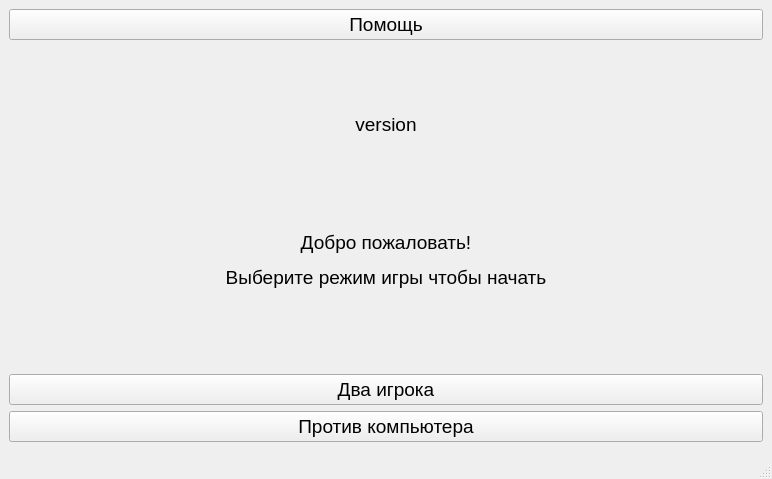
<?xml version="1.0" encoding="UTF-8"?>
<ui version="4.0">
 <class>MainWindow</class>
 <widget class="QMainWindow" name="MainWindow">
  <property name="geometry">
   <rect>
    <x>0</x>
    <y>0</y>
    <width>772</width>
    <height>479</height>
   </rect>
  </property>
  <property name="font">
   <font>
    <family>Segoe UI</family>
    <pointsize>14</pointsize>
   </font>
  </property>
  <property name="windowTitle">
   <string>MainWindow</string>
  </property>
  <widget class="QWidget" name="centralwidget">
   <layout class="QHBoxLayout" name="horizontalLayout">
    <item>
     <layout class="QVBoxLayout" name="verticalLayout">
      <item>
       <widget class="QPushButton" name="helpButton">
        <property name="text">
         <string>Помощь</string>
        </property>
       </widget>
      </item>
      <item>
       <widget class="QLabel" name="versionLabel">
        <property name="text">
         <string>&lt;html&gt;&lt;head/&gt;&lt;body&gt;&lt;p align=&quot;center&quot;&gt;version&lt;/p&gt;&lt;/body&gt;&lt;/html&gt;</string>
        </property>
       </widget>
      </item>
      <item>
       <widget class="QLabel" name="helloLabel">
        <property name="layoutDirection">
         <enum>Qt::LeftToRight</enum>
        </property>
        <property name="autoFillBackground">
         <bool>false</bool>
        </property>
        <property name="text">
         <string>&lt;html&gt;&lt;head/&gt;&lt;body&gt;&lt;p align=&quot;center&quot;&gt;Добро пожаловать!&lt;/p&gt;&lt;p align=&quot;center&quot;&gt;Выберите режим игры чтобы начать&lt;/p&gt;&lt;p align=&quot;center&quot;&gt;&lt;br/&gt;&lt;/p&gt;&lt;/body&gt;&lt;/html&gt;</string>
        </property>
       </widget>
      </item>
      <item>
       <widget class="QPushButton" name="twoPlayersModeButton">
        <property name="text">
         <string>Два игрока</string>
        </property>
       </widget>
      </item>
      <item>
       <widget class="QPushButton" name="onePlayerModeButton">
        <property name="text">
         <string>Против компьютера</string>
        </property>
       </widget>
      </item>
     </layout>
    </item>
   </layout>
  </widget>
  <widget class="QStatusBar" name="statusbar"/>
 </widget>
 <resources/>
 <connections/>
</ui>
